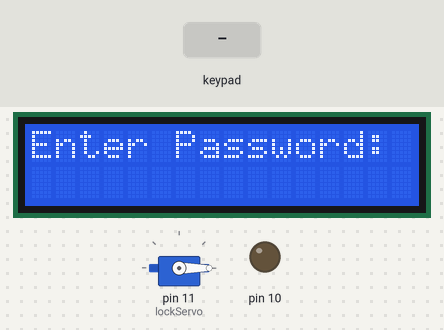
The sketch below on a simulated Arduino Uno, built with avr-gcc and run on an emulated ATmega328P. Parts: 16×2 character LCD, servo, output pins drawn as LEDs (lit = HIGH). The test bench sets the inputs (shaded band).

Above: at 1.5 s.
1.6 s: keypad keys 1 2 3 4 # pressed 0.4 s apart
At 5.3 s:
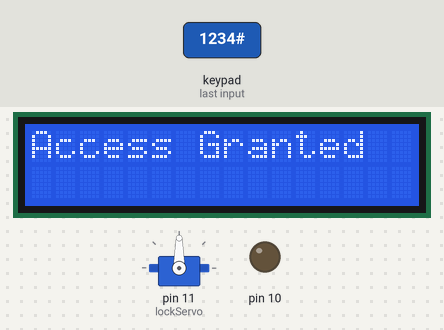
5.7 s: key 'A' pressed
At 7.8 s:
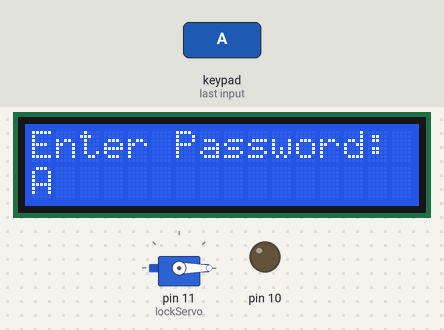
8.7 s: key 'B' pressed
At 9.6 s:
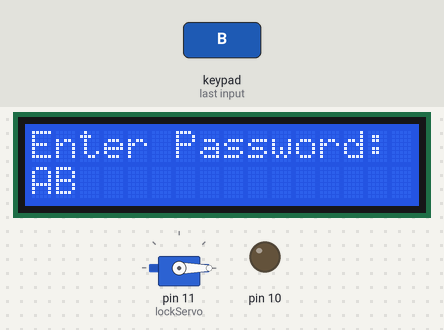
10.2 s: keypad keys 1 2 3 4 A pressed 0.4 s apart
At 13.2 s:
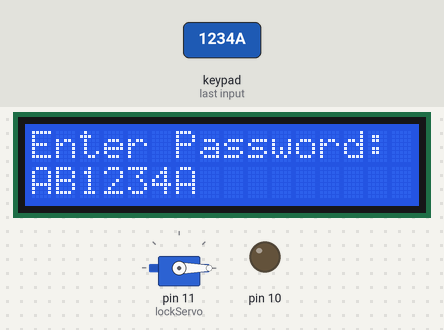
13.7 s: key 'C' pressed
At 14.8 s:
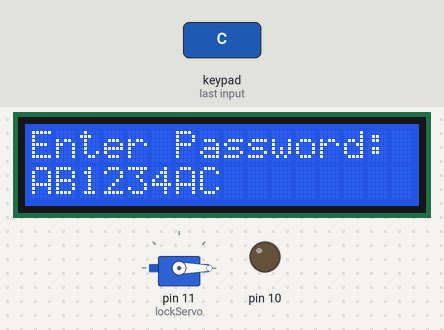
15.2 s: keypad keys 1 2 3 4 D pressed 0.4 s apart
At 17.3 s:
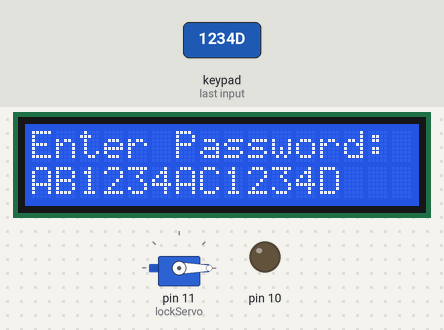
Timing chart, 0 to 18.8 s (numbered marks = the images above; inputs shaded):
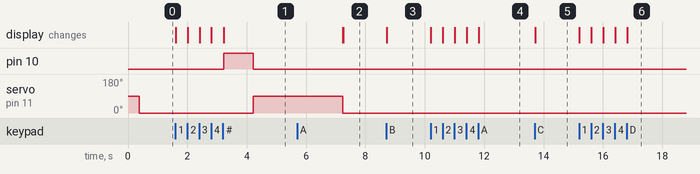

The sketch:

door_lock_system1.ino
```cpp
#include <Servo.h>
#include <Keypad.h>
#include <LiquidCrystal_I2C.h>

Servo lockServo;
LiquidCrystal_I2C lcd(0x27, 16, 2);

// Keypad setup
const byte ROWS = 4;
const byte COLS = 4;
char keys[ROWS][COLS] = {
  {'1','2','3','A'},
  {'4','5','6','B'},
  {'7','8','9','C'},
  {'*','0','#','D'}
};
byte rowPins[ROWS] = {9, 8, 7, 6};
byte colPins[COLS] = {5, 4, 3, 2};
Keypad keypad = Keypad(makeKeymap(keys), rowPins, colPins, ROWS, COLS);

// Password
String password = "1234";
String input = "";

void setup() {
  lcd.init();
  lcd.backlight();
  lcd.setCursor(0, 0);
  lcd.print("Enter Password:");

  lockServo.attach(11);
  delay(300); // let servo initialize
  lockServo.write(0); // locked position
  pinMode(10, OUTPUT);
  digitalWrite(10, LOW); // Ensure buzzer is off at start

}

void loop() {
  char key = keypad.getKey();

  if (key) {
    if (key == '#') {
      if (input == password) {
  lcd.clear();
  lcd.print("Access Granted");

  digitalWrite(10, HIGH);  // Buzzer ON
  delay(1000);              // Beep for 200ms
  digitalWrite(10, LOW);   // Buzzer OFF

  lockServo.write(90);     // Unlock
  delay(3000);             // Stay unlocked
  lockServo.write(0);      // Lock again

  lcd.clear();
  lcd.print("Enter Password:");
}
 else {
        lcd.clear();
        lcd.print("Access Denied");
        delay(2000);
        lcd.clear();
        lcd.print("Enter Password:");
      }
      input = "";
    } else if (key == '*') {
      input = "";
      lcd.clear();
      lcd.print("Enter Password:");
    } else {
      input += key;
      lcd.setCursor(0, 1);
      lcd.print(input);
    }
  }
}
```

Measured:
- after the input at 1.6 s, pin 10: LOW → HIGH after 1.6 s, → LOW 1.0 s later; servo on pin 11 (lockServo): 0° → 90° after 2.6 s; the display: first changes at once (image 1 shows a later state)
- after the input at 5.7 s, the display: first differs from a run without the input after 1.6 s (image 2)
- after the input at 8.7 s, the display: changes at once (image 3)
- after the input at 10.2 s, the display: first changes at once (image 4 shows a later state)
- after the input at 13.7 s, the display: changes at once (image 5)
- after the input at 15.2 s, the display: first changes at once (image 6 shows a later state)
